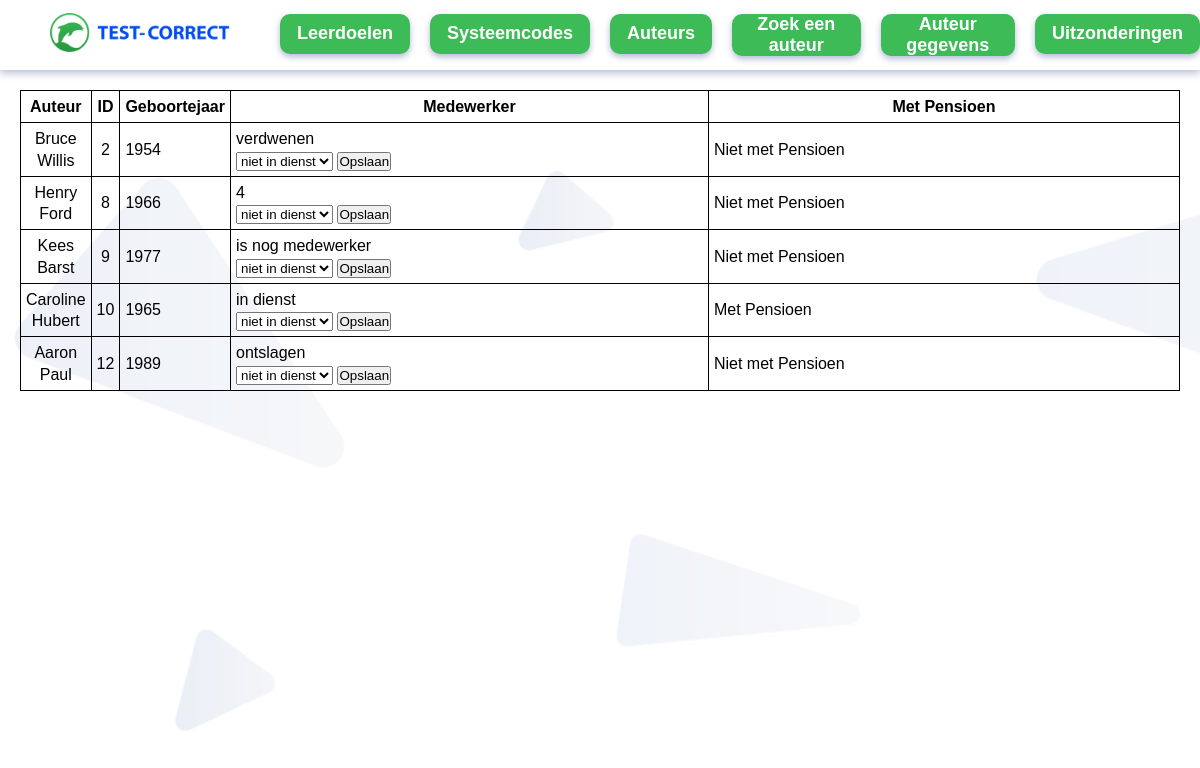
The app's page /auteursdata with its own data.
### tables this page shows
CREATE TABLE `auteurs` (
  `id` integer NOT NULL
,  `voornaam` varchar(80) NOT NULL
,  `achternaam` varchar(80) NOT NULL
,  `geboortejaar` integer DEFAULT NULL
,  `medewerker` varchar(250) NOT NULL
,  `met pensioen` integer NOT NULL
);

### app.py (the view)
@app.route("/auteursdata")
def auteursdata():
    medewerker = vragen_model.get_incorrect_medewerkers()
    return render_template("auteursdata.html", auteurs=medewerker)

### lib/vragenmodel.py (called while the page is built)
    def execute_query(self, sql_query, is_select=True):
        conn = sqlite3.connect(self.database_file)
        cursor = conn.cursor()
        cursor.row_factory = sqlite3.Row
        cursor.execute(sql_query)
        result = cursor.fetchall()
        conn.close()
        return result

    def get_incorrect_medewerkers(self):
        query = (
            "SELECT * FROM auteurs WHERE medewerker IS NOT 0 AND medewerker IS NOT 1"
        )
        return self.execute_query(query)

### templates/auteursdata.html (shortened to what this page needs)
{% extends "base.html" %} {% block content %}
<table class="data-table">
    <tr>
      <th>Auteur</th>
      <th>ID</th>
      <th>Geboortejaar</th>
      <th>Medewerker</th>
      <th>Met Pensioen</th>
    </tr>
    {% for auteur in auteurs%}
    <tr>
      <td class="auteur"> {{auteur["voornaam"]}} {{auteur["achternaam"]}}</td>
      <td class="id">{{ auteur["id"] }}</td>
      <td class="geboortejaar"> {{ auteur["geboortejaar"] }}</td>
      <td class="medewerker"> {{ auteur["medewerker"] }}
        <form action="/medewerker_opslaan/{{ auteur.id }}" method="POST">
            <select name="medewerker" id="auteur">
              <option  value="0">  niet in dienst  </option>
            </select>
            <input type="submit" name="btn btn-primary" value="Opslaan"/>
          </form>
        </td>
      <td class="pensioen">{% if auteur ["met pensioen"] == 1%} Met Pensioen {% endif %}
        {% if auteur ["met pensioen"] == 0%} Niet met Pensioen {% endif %}
      </td>
    </tr>
    {% endfor %}
  </table>
  {% endblock %}

### static/styles.css (style rules this page uses)
*, *::before, *::after { margin: 0; padding: 0; }
body { font-family: sans-serif; font-size: 16px; font-stretch: normal; font-style: normal; font-weight: 400; line-height: 1.33; }
table, tr, th, td { border: 1px solid black; border-collapse: collapse; padding: 5px; }
.data-table { margin: 90px 20px 90px 20px; }
.auteur { text-align: center; }
.id { text-align: center; }
.medewerker { width: 600px; }
.pensioen { width: 600px; }

### records on screen
auteurs: voornaam "Bruce", achternaam "Willis", id "2", geboortejaar "1954", medewerker "verdwenen", met pensioen "Niet met Pensioen"
auteurs: voornaam "Henry", achternaam "Ford", id "8", geboortejaar "1966", medewerker "4", met pensioen "Niet met Pensioen"
auteurs: voornaam "Kees", achternaam "Barst", id "9", geboortejaar "1977", medewerker "is nog medewerker", met pensioen "Niet met Pensioen"
auteurs: voornaam "Caroline", achternaam "Hubert", id "10", geboortejaar "1965", medewerker "in dienst", met pensioen "Met Pensioen"
auteurs: voornaam "Aaron", achternaam "Paul", id "12", geboortejaar "1989", medewerker "ontslagen", met pensioen "Niet met Pensioen"
